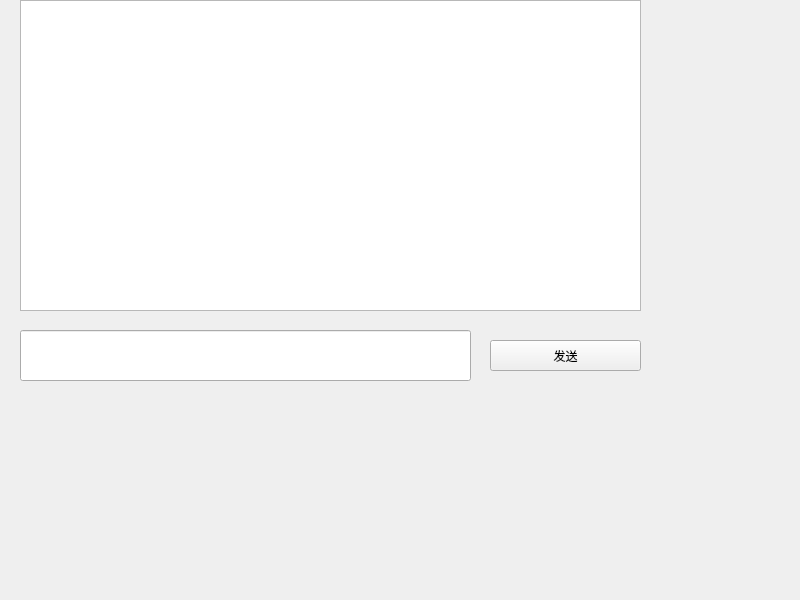
<?xml version="1.0" encoding="UTF-8"?>
<ui version="4.0">
 <class>Widget</class>
 <widget class="QWidget" name="Widget">
  <property name="geometry">
   <rect>
    <x>0</x>
    <y>0</y>
    <width>800</width>
    <height>600</height>
   </rect>
  </property>
  <property name="windowTitle">
   <string>Widget</string>
  </property>
  <widget class="QListWidget" name="listWidget">
   <property name="geometry">
    <rect>
     <x>20</x>
     <y>0</y>
     <width>621</width>
     <height>311</height>
    </rect>
   </property>
  </widget>
  <widget class="QLineEdit" name="lineEdit">
   <property name="geometry">
    <rect>
     <x>20</x>
     <y>330</y>
     <width>451</width>
     <height>51</height>
    </rect>
   </property>
  </widget>
  <widget class="QPushButton" name="pushButton">
   <property name="geometry">
    <rect>
     <x>490</x>
     <y>340</y>
     <width>151</width>
     <height>31</height>
    </rect>
   </property>
   <property name="text">
    <string>发送</string>
   </property>
  </widget>
 </widget>
 <resources/>
 <connections/>
</ui>
